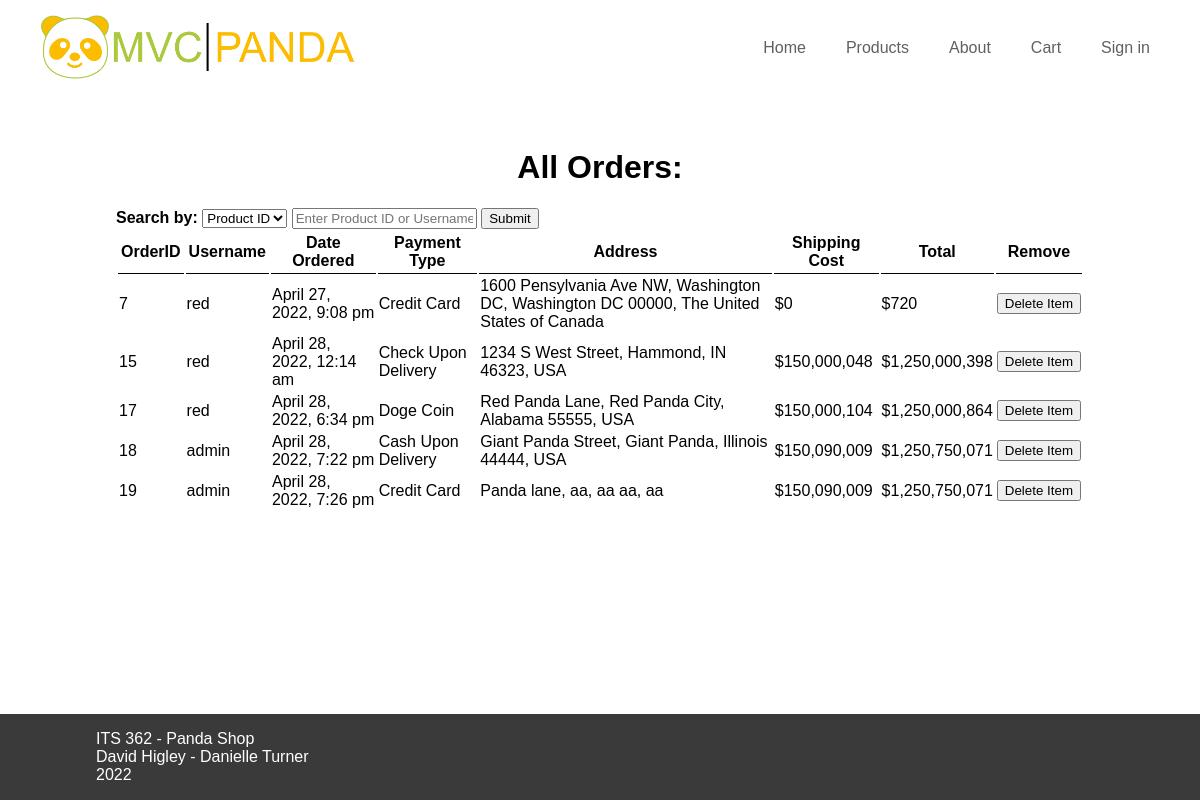
The page /all_orders.php on the database its author committed.
### tables this page shows
CREATE TABLE "orders" (
	"OrderID"	INTEGER NOT NULL UNIQUE,
	"UserID"	INTEGER,
	"Address"	TEXT,
	"City"	TEXT,
	"State"	TEXT,
	"Country"	TEXT,
	"ZipCode"	TEXT,
	"PaymentType"	TEXT,
	"Date"	TEXT,
	"Total"	NUMERIC,
	"ShippingCost"	NUMERIC,
	"Tax"	NUMERIC,
	"Subtotal"	INTEGER,
	FOREIGN KEY("UserID") REFERENCES "users"("UserID"),
	PRIMARY KEY("OrderID" AUTOINCREMENT)
);

CREATE TABLE "users" (
	"UserID"	INTEGER NOT NULL UNIQUE,
	"FirstName"	TEXT,
	"LastName"	TEXT,
	"IsAdmin"	INTEGER NOT NULL,
	"username"	TEXT NOT NULL,
	"password"	TEXT NOT NULL,
	PRIMARY KEY("UserID" AUTOINCREMENT)
);

### model/database.php (called while the page is built, shortened)
<?php
    function getDatabase() {
        try {
            $db = new PDO("sqlite:" . __DIR__ . "/../panda.db");
        } catch(PDOException $e) {
            handle_error($e->getMessage());
            exit();
        }
        return $db;
    }
?>

### model/Model.php (called while the page is built, shortened)
<?php
require_once(__DIR__ . "/database.php");
abstract class Model {
    static $db = null;
    protected function DB(): PDO {
        return static::$db;
    }
}
?>

### model/orders.php (called while the page is built, shortened)
<?php
require_once(__DIR__ . "/database.php");
require_once(__DIR__ . "/Model.php");
class Orders extends Model {
    public function getAll() {
        try {
            return $this->DB()->query("SELECT orders.*, users.username as Username FROM orders, users WHERE orders.UserID = users.UserID order by orderID")->fetchAll();
        } catch(PDOException $e) {
            handle_error($e->getMessage());
        }
    }
}
?>

### view/all_orders.php (the view, shortened to what this page needs)
<?php require_once __DIR__ . '/partials/header.php'; ?>
<center>
    <h1>All Orders:</h1>
</center>
<div>
    <form action="all_orders.php" method="get">
        <strong>Search by:</strong>
        <select name="type" id="chose">
            <option value="product"> Product ID </option>
        </select>
        <input type="text" name="query" placeholder="Enter Product ID or Username">
        <button type="submit"> Submit </button>
    </form>
        <table >
            <tr>
                <th>OrderID</th>
                <th>Username</th>
                <th>Date Ordered</th>
                <th>Payment Type</th>
                <th>Address</th>
                <th>Shipping Cost</th>
                <th>Total</th>
                <th>Remove</th>
            </tr>
            <?php foreach ($orderList as $order): ?>
            <tr>
                <td><?php echo $order["OrderID"]; ?></td>
                <td><?php echo $order["Username"]; ?></td>
                <td><?php echo $order["Date"]; ?></td>
                <td><?php echo $order["PaymentType"]; ?></td>
                <td><?php echo $order["Address"] . ", ". $order["City"] . ", ". $order["State"] . " ". $order["ZipCode"] . ", ". $order["Country"]; ?></td>
                <td><?php echo "$". number_format($order["ShippingCost"]); ?></td>
                <td><?php echo "$". number_format($order["Total"]); ?></td>
                <td><form action="all_orders.php" method="post">
                    <input class="deleteButton" type="submit" value="Delete Item">
                </form></td>
            </tr>
            <?php endforeach ?>
        </table>
</div>
<?php require_once __DIR__ . '/partials/footer.php';?>

### panda.css (style rules this page uses)
* { box-sizing: border-box; }
body { margin: 0px; font-family: sans-serif; }
html, body { height: 100%; }
.cart-table td, th { border-bottom: 1px solid #000000; padding: 3px; }

### rows shown on the page
orders: OrderID "7", UserID.username "red", Date "April 27, 2022, 9:08 pm", PaymentType "Credit Card", Address "1600 Pensylvania Ave NW", City "Washington DC", State "Washington DC", ZipCode "00000", Country "The United States of Canada", ShippingCost "0", Total "720"
orders: OrderID "15", UserID.username "red", Date "April 28, 2022, 12:14 am", PaymentType "Check Upon Delivery", Address "1234 S West Street", City "Hammond", State "IN", ZipCode "46323", Country "USA", ShippingCost "150,000,048", Total "1,250,000,398"
orders: OrderID "17", UserID.username "red", Date "April 28, 2022, 6:34 pm", PaymentType "Doge Coin", Address "Red Panda Lane", City "Red Panda City", State "Alabama", ZipCode "55555", Country "USA", ShippingCost "150,000,104", Total "1,250,000,864"
orders: OrderID "18", UserID.username "admin", Date "April 28, 2022, 7:22 pm", PaymentType "Cash Upon Delivery", Address "Giant Panda Street", City "Giant Panda", State "Illinois", ZipCode "44444", Country "USA", ShippingCost "150,090,009", Total "1,250,750,071"
orders: OrderID "19", UserID.username "admin", Date "April 28, 2022, 7:26 pm", PaymentType "Credit Card", Address "Panda lane", City "aa", State "aa", ZipCode "aa", Country "aa", ShippingCost "150,090,009", Total "1,250,750,071"
